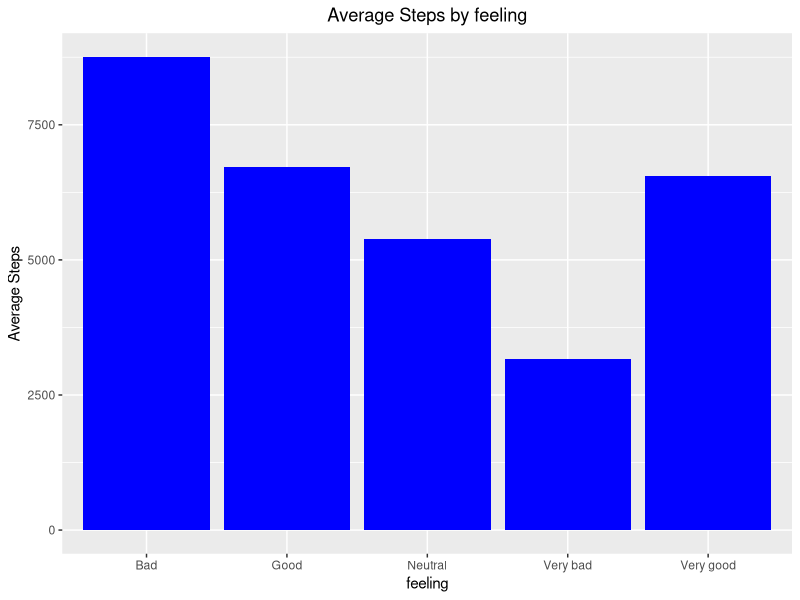
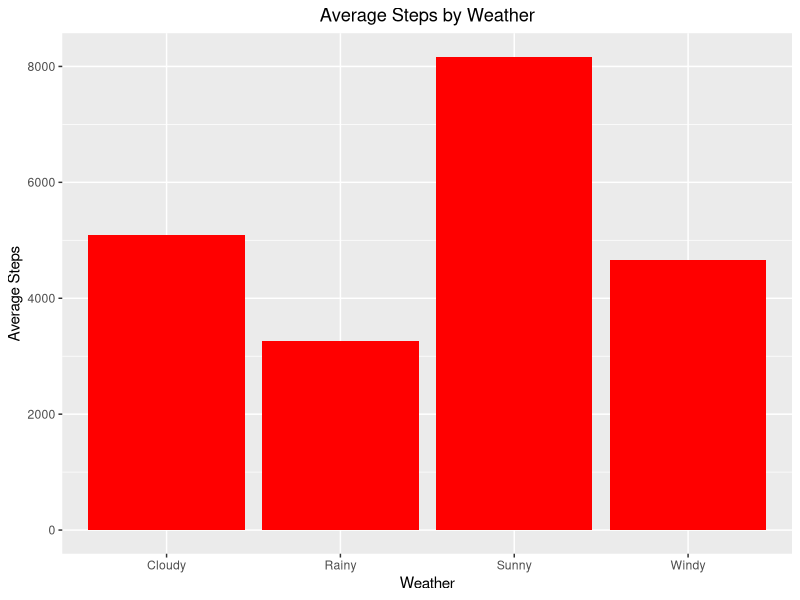

Here is the R script that generated these plots, in order:
## ---- chunk 1
knitr::opts_chunk$set(echo=FALSE, message=FALSE, warning=FALSE, error=TRUE)
library(tidyverse)
library(readr)
library(dplyr)
library(ggplot2)

logged_data <- read_csv("walk_data.csv")

#renamed the data
latest_data <- logged_data %>%
  rename(
    date = Timestamp,
    steps = `How many steps did you take during your walk today?`,
    purpose = `What was the purpose of your walk?`,
    weather = `How is the weather like today?`,
    feeling = `How do you feel today?`
)
latest_data$steps <- as.numeric(latest_data$steps)
mean_step <- mean(latest_data$steps, na.rm = TRUE)
maximum_step <- max(latest_data$steps, na.rm = TRUE)
minimum_step <- min(latest_data$steps, na.rm = TRUE)
## ---- chunk 2
bar_chart1 <- latest_data %>%
  group_by(feeling) %>%
  summarise(avg_steps = mean(steps, na.rm = TRUE)) %>%
  ggplot(aes(x = feeling, y = avg_steps)) +
  geom_col(fill = "blue") +
  labs(
    title = "Average Steps by feeling",
    x = "feeling",
    y = "Average Steps"
  ) +
  theme(plot.title = element_text(hjust = 0.5))

bar_chart1
## ---- chunk 3
#bar chart for the relationship between average steps and the weather.
bar_chart2 <- latest_data %>%
  group_by(weather) %>%
  summarise(avg_steps = mean(steps, na.rm = TRUE)) %>%
  ggplot(aes(x = weather, y = avg_steps)) +
  geom_col(fill = "red") +
  labs(
    title = "Average Steps by Weather",
    x = "Weather",
    y = "Average Steps"
  ) +
  theme(plot.title = element_text(hjust = 0.5))

bar_chart2
